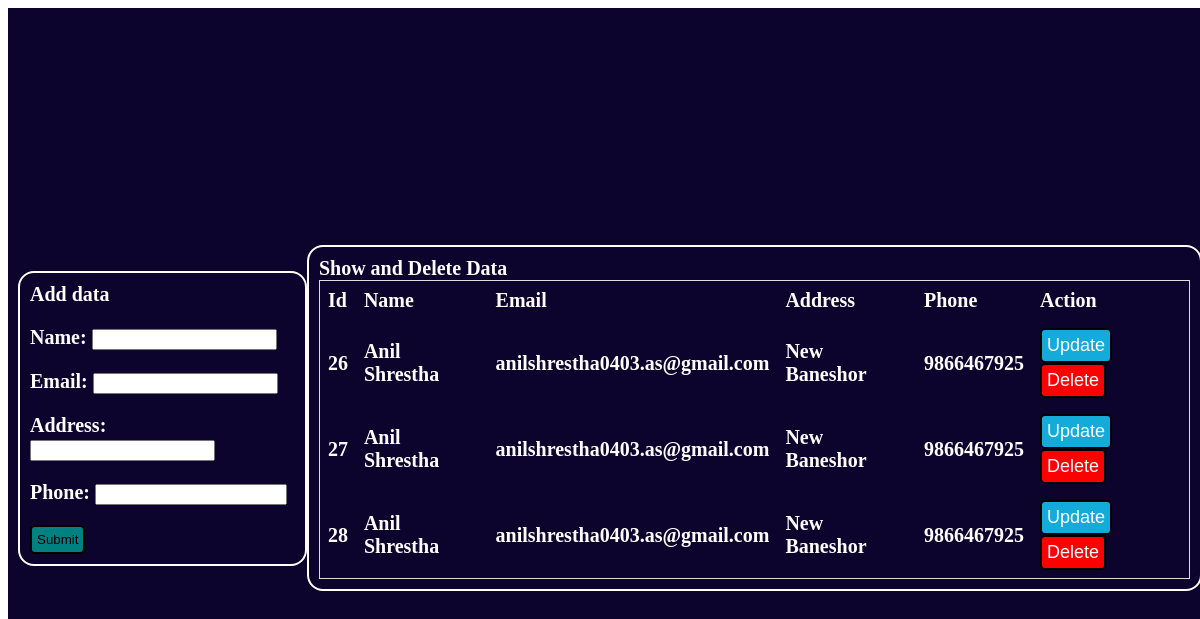
Before: / with the older database file.
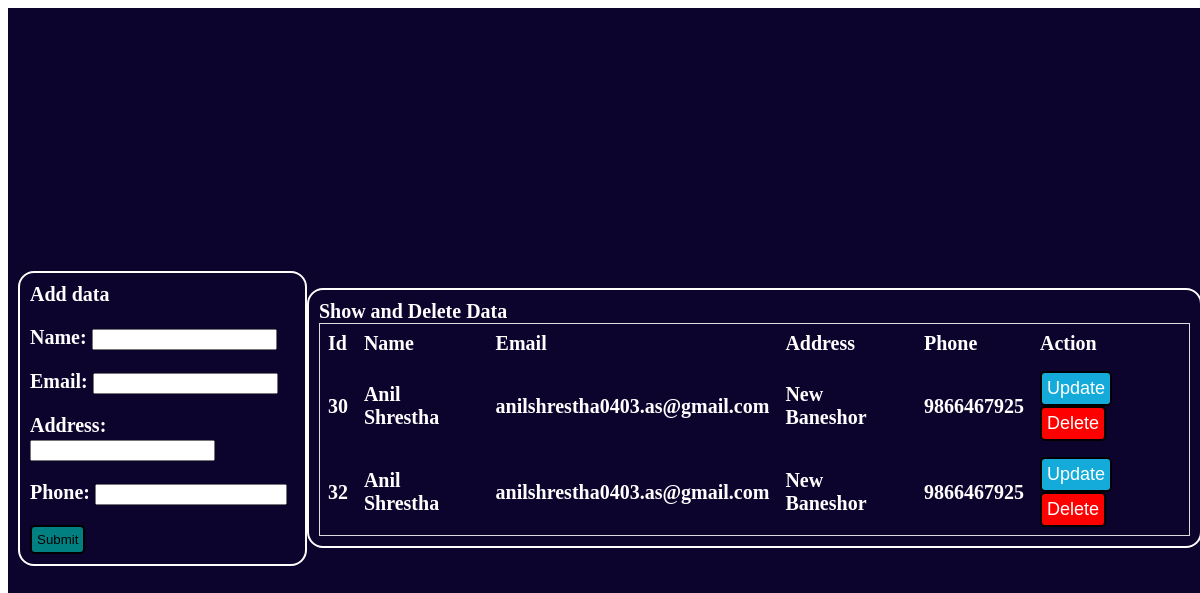
After: the same page with the newer database file.
### curd/models.py (models this page shows)
class Student(models.Model):
    name = models.CharField(max_length=70)
    email = models.EmailField(max_length=70)
    address = models.CharField(max_length=70)
    phone = models.BigIntegerField()

### curd/views.py (the view)
# urls.py: path('', views.index, name ='index'),
def index(request):
    data = Student.objects.all()
    if request.method == 'POST':
        fm = StudentRegistration(request.POST)
        if fm.is_valid():
            name = fm.cleaned_data['name']
            email = fm.cleaned_data['email']
            address = fm.cleaned_data['address']
            phone = fm.cleaned_data['phone']
            reg = Student(name=name, email=email, address=address, phone=phone)
            reg.save()
            return HttpResponseRedirect('/')
    else:
        fm = StudentRegistration()
    return render(request, 'index.html', {'form': fm, 'data': data})

### curd/forms.py
class StudentRegistration(forms.ModelForm):
    class Meta:
        model = Student
        fields = ['name','email','address','phone']

### curd/templates/index.html (shortened to what this page needs)
<!DOCTYPE html>
{% load static %}
<html lang="en">
<head>
    <link rel="stylesheet" href="{% static 'css/style.css' %}">
</head>
<body>
    <div class="container">
        <div class="item form"><span>Add data</span>
            <form action="" method='POsT'> {% csrf_token %}
                {{form.as_p}}
                <button type='submit' class="btn btn-submit"> Submit</button>
            </form>
        </div>
        <div class="item show" style="overflow-x:auto;"><span>Show and Delete Data</span>
            {% if data %}
            <table>
                <tr>
                    <th>Id</th>
                    <th>Name</th>
                    <th>Email</th>
                    <th>Address</th>
                    <th>Phone</th>
                    <th>Action</th>
                </tr>
                {% for item in data %}
                <tr>
                    <td>{{item.id}}</td>
                    <td>{{item.name}}</td>
                    <td>{{item.email}}</td>
                    <td>{{item.address}}</td>
                    <td>{{item.phone}}</td>
                    <td>
                        <button class="btn btn-update"> <a href='{% url 'update' item.id %}' >Update</a> </button>
                        <button class="btn btn-delete"> <a href='{% url 'delete' item.id %}'>Delete</a> </button>
                    </td>
                </tr>
                {% endfor %}
            </table>
            {% else %}
            <h3>Data Not Available</h3>
            {% endif %}
        </div>
    </div>
</body>
</html>

### curd/static/css/style.css (style rules this page uses)
.container { display: flex; justify-content: center; align-items: center; justify-content: space-around; height: 100vh; width: 100%; background: rgb(12, 4, 44); padding: 10px; }
.item { color: white; font-size: 20px; padding: 10px; font-weight: bold; border: 2px solid white; border-radius: 16px; }
table { border-collapse: collapse; border-spacing: 0; width: 100%; border: 1px solid #ddd; }
th, td { text-align: left; padding: 8px; }
.btn { border:2px solid black; padding: 5px; border-radius: 5px; }
.btn-update { text-decoration: none; background: rgb(20, 171, 218); }
.btn-submit { background: teal; }
.btn-delete { background: red; }
a { text-decoration: none; color: white; font-size: 18px; }

Changed rows visible on the page:
removed Student: id "26", name "Anil Shrestha", email "anilshrestha0403.as@gmail.com", address "New Baneshor", phone "9866467925"
removed Student: id "27", name "Anil Shrestha", email "anilshrestha0403.as@gmail.com", address "New Baneshor", phone "9866467925"
removed Student: id "28", name "Anil Shrestha", email "anilshrestha0403.as@gmail.com", address "New Baneshor", phone "9866467925"
added Student: id "30", name "Anil Shrestha", email "anilshrestha0403.as@gmail.com", address "New Baneshor", phone "9866467925"
added Student: id "32", name "Anil Shrestha", email "anilshrestha0403.as@gmail.com", address "New Baneshor", phone "9866467925"
